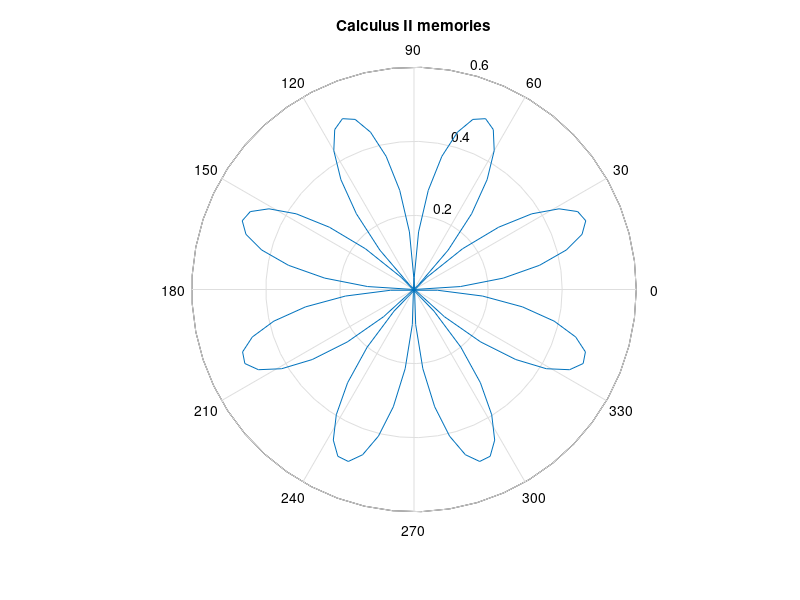

Reproduce this figure in MATLAB.
% Plotting in polar coordinates

close all               % close all graphics windows

t = linspace(0, 2*pi);         % create 100 t-values
% t = linspace(0, 2*pi, 400);  % create 400 t-values


r = sin(2*t) .* cos(2*t);


polar(t,r), title('Calculus II memories')